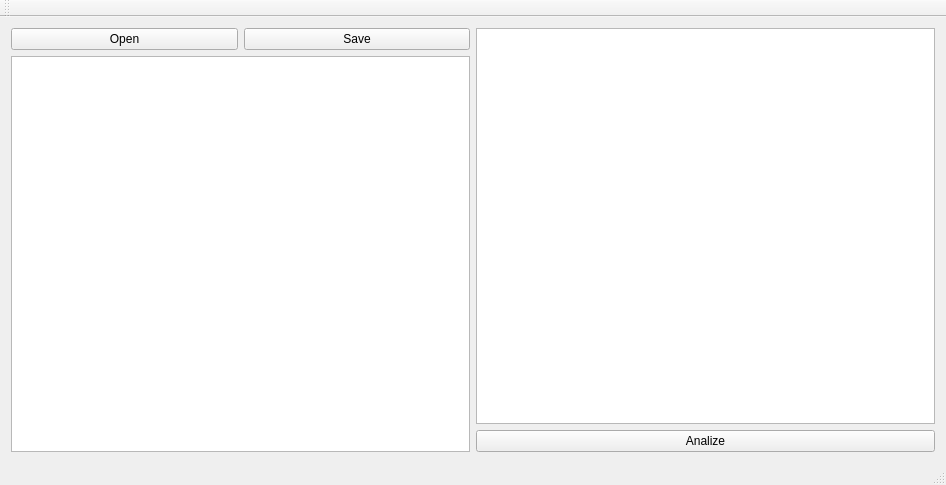
<?xml version="1.0" encoding="UTF-8"?>
<ui version="4.0">
 <class>MainWindow</class>
 <widget class="QMainWindow" name="MainWindow">
  <property name="geometry">
   <rect>
    <x>0</x>
    <y>0</y>
    <width>946</width>
    <height>485</height>
   </rect>
  </property>
  <property name="windowTitle">
   <string>MainWindow</string>
  </property>
  <widget class="QWidget" name="centralWidget">
   <layout class="QGridLayout" name="gridLayout_2">
    <item row="0" column="0">
     <layout class="QGridLayout" name="gridLayout">
      <item row="0" column="0">
       <layout class="QVBoxLayout" name="verticalLayout">
        <item>
         <layout class="QHBoxLayout" name="horizontalLayout">
          <item>
           <widget class="QPushButton" name="pushButton">
            <property name="text">
             <string>Open</string>
            </property>
           </widget>
          </item>
          <item>
           <widget class="QPushButton" name="pushButton_2">
            <property name="text">
             <string>Save</string>
            </property>
           </widget>
          </item>
         </layout>
        </item>
        <item>
         <widget class="QTableView" name="tableView"/>
        </item>
       </layout>
      </item>
      <item row="0" column="1">
       <layout class="QVBoxLayout" name="verticalLayout_2">
        <item>
         <widget class="QTableView" name="tableView_2"/>
        </item>
        <item>
         <widget class="QPushButton" name="pushButton_3">
          <property name="text">
           <string>Analize</string>
          </property>
         </widget>
        </item>
       </layout>
      </item>
     </layout>
    </item>
   </layout>
  </widget>
  <widget class="QMenuBar" name="menuBar">
   <property name="geometry">
    <rect>
     <x>0</x>
     <y>0</y>
     <width>946</width>
     <height>21</height>
    </rect>
   </property>
  </widget>
  <widget class="QToolBar" name="mainToolBar">
   <attribute name="toolBarArea">
    <enum>TopToolBarArea</enum>
   </attribute>
   <attribute name="toolBarBreak">
    <bool>false</bool>
   </attribute>
  </widget>
  <widget class="QStatusBar" name="statusBar"/>
 </widget>
 <layoutdefault spacing="6" margin="11"/>
 <resources/>
 <connections/>
</ui>
